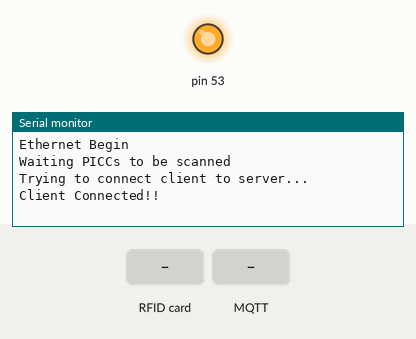
A sketch run on a simulated Arduino Mega 2560, built with avr-gcc and run on an emulated ATmega2560. On the bench: output pins drawn as LEDs (lit = HIGH), the last lines printed to the serial monitor. The test bench sets the inputs (shaded band). No MQTT or app messages arrive unless stated.

Above: at 1.2 s.
1.3 s: RFID card 5E 7A 19 C4 held to the reader
At 1.7 s:
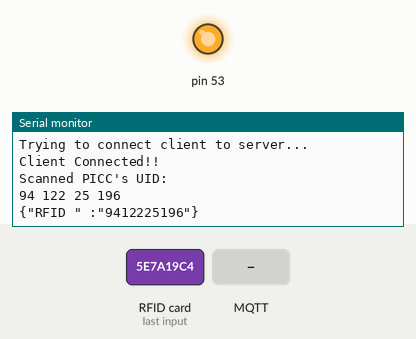
2.8 s: MQTT message "access" arrives on the first subscribed topic
At 3.6 s:
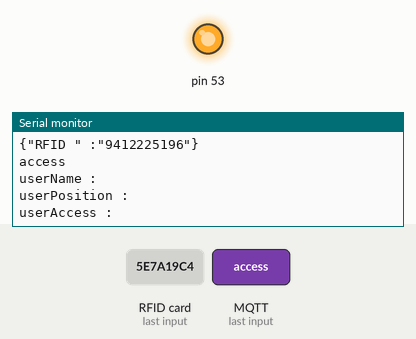

The sketch:

rfid_eth_json_mqtt_condition.ino
```cpp
#include<SPI.h>
#include<Ethernet.h>
#include<PubSubClient.h>
#include <MFRC522.h>
#include <ArduinoJson.h>
#include<String.h>

byte readCard[4];
String rfidDetail;
 String accessStr;
String jsonRfid;
char jsonRfid_buff[50];
char message_buff[400];

// Defining pins for RC522
/*
#define SS_PIN 23
#define RST_PIN 22
*/
// for uno
#define SS_PIN 23
#define RST_PIN 22
MFRC522 mfrc522(SS_PIN, RST_PIN);

byte mac[] = {0xDE, 0xAD, 0xBE, 0xFF, 0x06, 0xED};

byte server[]={192,168,3,14};
byte ip[]={192,168,3,34};
byte subnet[]={255,255,255,0};
byte gateway[]={192,168,3,1};

EthernetClient ethClient;
PubSubClient client(server,1883,callback,ethClient);

void setup() {
  Serial.begin(9600);
  SPI.begin();
  Ethernet.begin(mac,ip,gateway,subnet);
  Serial.println("Ethernet Begin");
  mfrc522.PCD_Init();
  Serial.println(F("Waiting PICCs to be scanned"));
}

void loop(){
   while(!client.connected()){
    Serial.println("Trying to connect client to server...");
    client.connect("My_arduinoClient");
    if(client.connected()){
      Serial.println("Client Connected!!");
    }
  }
  if(client.connected()){
    //client.publish("outTopic","Hello,World!");
    //client.subscribe("inTopic");
    getID();
    delay(50);
    }
    client.loop();
}

void getID() {
  // Getting ready for Reading PICCs
  if ( ! mfrc522.PICC_IsNewCardPresent()) { //If a new PICC placed to RFID reader continue
     return;
  }
  if ( ! mfrc522.PICC_ReadCardSerial()) {   //Since a PICC placed get Serial and continue
      return;
  }
  jsonRfid= "{\"RFID \" :\"";
  Serial.println(F("Scanned PICC's UID:"));
  for (int i = 0; i < 4; i++){  //
      readCard[i] = mfrc522.uid.uidByte[i];
      rfidDetail+=readCard[i];
      Serial.print(readCard[i]);
      Serial.print(" ");
    }
    jsonRfid+=rfidDetail;
    jsonRfid+="\"}";
    jsonRfid.toCharArray(jsonRfid_buff,50);
    client.subscribe("RFID_ACCESS");
    client.publish("RFID",jsonRfid_buff);
    Serial.println();
    Serial.println(jsonRfid_buff);
    rfidDetail="";
    jsonRfid="";
    memset(jsonRfid_buff,0,50);
    mfrc522.PICC_HaltA(); // Stop reading
  }

void callback(char* topic,byte* payload,unsigned int length){
  int i=0;
  for(i=0;i<length;i++){
    message_buff[i]=payload[i];
  }
  // Hav to stop the string so giving \0
  message_buff[i]='\0';
  Serial.println(message_buff);

 StaticJsonBuffer<400> jsonBuffer;
 JsonObject& root = jsonBuffer.parseObject(message_buff);

 const char* userName = root["user"]["name"];
 const char* userPosition = root["user"]["position"];
 const char* userAccess = root["user"]["access"];
 Serial.print(F("userName :"));
 Serial.println(userName);
 Serial.print(F("userPosition :"));
 Serial.println(userPosition);
 Serial.print(F("userAccess :"));
 Serial.println(userAccess);
 accessStr = userAccess;
 if( accessStr == "access" ){
  Serial.println(F("Welcome"));
  Serial.println(userName);
  Serial.println(F("You Are Authorized To Operate :)"));
 }
 if(accessStr == "deny"){
  Serial.println(F("Warning !!"));
  Serial.println(F("UnKnown ID! Access Denied"));
  Serial.print(F("Your Name and ID is Being Stored For Security Purpose"));
 }
  accessStr="";
}
```

Measured:
- after the input at 1.3 s, the serial monitor: prints a new line at once (image 1)
- after the input at 2.8 s, the serial monitor: prints a new line after 0.07 s (image 2)
